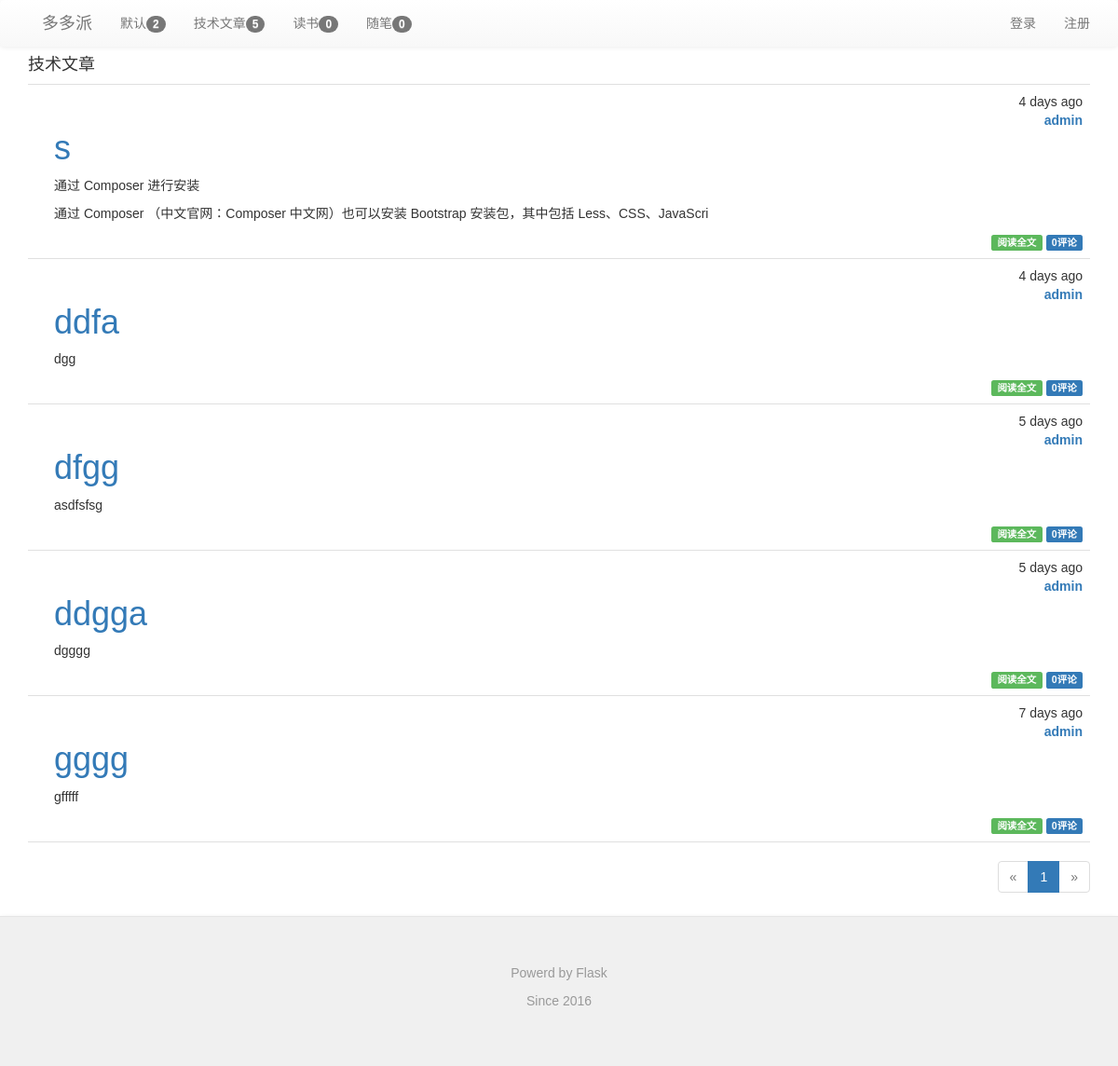
Page /category/2 on the committed database.
### app/models.py (models this page shows, shortened)
class Category(db.Model):
    __tablename__ = 'categories'
    id = db.Column(db.Integer,primary_key=True)
    name = db.Column(db.String(64),unique=True)
    posts = db.relationship('Post',backref='category',lazy='dynamic')

class Post(db.Model):
    __tablename__ = 'posts'
    id = db.Column(db.Integer,primary_key=True)
    title = db.Column(db.Text(128))
    body = db.Column(db.Text)
    body_html = db.Column(db.Text)
    timestamp = db.Column(db.DateTime,index=True,default=datetime.utcnow)
    auth_id = db.Column(db.Integer,db.ForeignKey('users.id'))
    category_id = db.Column(db.Integer,db.ForeignKey('categories.id'))
    comments = db.relationship('Comment',backref='post',lazy='dynamic')
    visits = db.Column(db.Integer,nullable=False,default=int(10))

class User(UserMixin, db.Model):
    __tablename__ = 'users'
    id = db.Column(db.Integer, primary_key=True)
    email = db.Column(db.String(64), unique=True, index=True)
    username = db.Column(db.String(64), unique=True, index=True)
    role_id = db.Column(db.Integer, db.ForeignKey('roles.id'))
    password_hash = db.Column(db.String(128))
    confirmed = db.Column(db.Boolean, default=False)
    name = db.Column(db.String(64))
    location = db.Column(db.String(64))
    about_me = db.Column(db.Text())
    member_since = db.Column(db.DateTime(), default=datetime.utcnow)
    last_seen = db.Column(db.DateTime(), default=datetime.utcnow)
    posts = db.relationship('Post',backref='author',lazy='dynamic')
    followed = db.relationship('Follow',
                               foreign_keys=[Follow.follower_id],
                               backref=db.backref('follower',lazy='joined'),
                               lazy='dynamic',cascade='all,delete-orphan')
    followers = db.relationship('Follow',
                                foreign_keys=[Follow.followed_id],
                                backref=db.backref('followed',lazy='joined'),
                                lazy='dynamic',cascade='all,delete-orphan')
    sendto = db.relationship('Message',
                             foreign_keys=[Message.sendto_id],
                             backref=db.backref('sendto',lazy='joined'),
                             lazy='dynamic',cascade='all,delete-orphan'
                             )
    author = db.relationship('Message',
                             foreign_keys=[Message.author_id],
                             backref=db.backref('author',lazy='joined'),
                             lazy='dynamic',cascade='all,delete-orphan'
                             )
    comments = db.relationship('Comment',backref='author',lazy='dynamic')
    starposts = db.relationship('Post',secondary='stars',backref=db.backref('stared',lazy='joined'),lazy='joined')
    @property
    def password(self):
        raise AttributeError('password is not a readable attribute')

### app/main/views.py (the view)
@main.route('/category/<int:id>')
def category(id):
    category = Category.query.get_or_404(id)
    page = request.args.get('page',1,type=int)
    pagination = category.posts.order_by(Post.timestamp.desc()).paginate(
        page,per_page=current_app.config['FLASKY_POSTS_PER_PAGE'],
        error_out=False
    )
    posts = pagination.items
    return render_template('category.html',category=category,posts=posts,pagination=pagination)

### app/auth/views.py (called while the page is built)
@auth.before_app_request
def before_request():
    if current_user.is_authenticated:
        current_user.ping()
        if not current_user.confirmed \
            and request.endpoint[:5] != 'auth.' \
            and request.endpoint != 'static':
            return redirect(url_for('auth.unconfirmed'))

### app/main/__init__.py (called while the page is built)
@main.app_context_processor
def inject_permission():
    return dict(Permission=Permission)

### app/main/views.py (called while the page is built)
@main.before_app_request
def before_request(): #定义全局变量
    g.categories=Category.query.all()
    g.hotpost = Post.query.order_by(Post.visits.desc()).all()

@main.after_app_request
def after_request(response):
    for query in get_debug_queries():
        if query.duration >= current_app.config['FLASKY_SLOW_DB_QUERY_TIME']:
            current_app.logger.warning(
                'Slow query:%s\nParameters: %s\nDuration: %fs\nContext: %s\n'
                %(query.statement,query.parameters,query.duration,query.context)
            )
    return response

### app/models.py (called while the page is built)
    def can(self, permissions):
        return False

    def is_administrator(self):
        return False

### app/templates/category.html (shortened to what this page needs)
{% extends "base.html" %}
{% import "_macros.html" as macros %}
{% block page_content %}
<h4>{{ category.name }}</h4>
{% include '_posts_thumbnail.html' %}
{% if pagination %}
<div class="pagination">
    {{ macros.pagination_widget(pagination, '.category',id=category.id) }}
</div>
{% endif %}
{% endblock %}

### app/templates/base.html (shortened to what this page needs)
{% extends "bootstrap/base.html" %}
{% block head %}
{{ super() }}
<link rel="stylesheet" type="text/css" href="{{ url_for('static', filename='css/bootstrap.css') }}">
<link rel="stylesheet" type="text/css" href="{{ url_for('static', filename='css/bootstrap.min.css') }}">
<link rel="stylesheet" type="text/css" href="{{ url_for('static', filename='css/bootstrap-theme.css') }}">
<link rel="stylesheet" type="text/css" href="{{ url_for('static', filename='css/bootstrap-theme.min.css') }}">
<link rel="stylesheet" type="text/css" href="{{ url_for('static', filename='styles.css') }}">
{% endblock %}
{% block navbar %}
<div class="nav navbar-default">
    <div class="container">
        <div class="navbar-header">
            <a class="navbar-brand" href="/">多多派</a>
        </div>
            <ul class="nav navbar-nav">
            {% for category in g.categories %}
                <li><a href="{{ url_for('main.category',id=category.id)}}">{{category.name}}<span class="badge">{{category.posts.count()}}</span></a></li>
            {% endfor %}
            </ul>
            <ul class="nav navbar-nav navbar-right">
                <li><a href="{{url_for('auth.register')}}">注册</a></li>
            </ul>
            <ul class="nav navbar-nav navbar-right">
                {% if current_user.is_authenticated %}
                <li class="dropdown">
                    <a href="#" class="dropdown-toggle" data-toggle="dropdown">{{current_user.username}}的账号<b class="caret"></b></a>
                    <ul class="dropdown-menu">
                        <li><a href="{{ url_for('auth.change_password') }}">修改密码</a></li>
                        <li><a href="{{ url_for('auth.change_email_request') }}">修改邮箱</a></li>
                        <li><a href="{{ url_for('main.profile',username=current_user.username) }}">用户资料</a></li>
                        <li><a href="{{ url_for('auth.logout') }}">退出登录</a></li>
                    </ul>
                </li>
                {% else %}
                <li><a href="{{ url_for('auth.login') }}">登录</a></li>
                {% endif %}
             </ul>
        </div>
   </div>
{% endblock %}
{% block content %}
<div class="container">
    {% block page_content %}{% endblock %}
</div>
<div class="nav navbar-default">
  <footer class="blog-footer">
      <p>Powerd by Flask</p>
      <p>Since 2016</p>
  </footer>
</div>
{% endblock %}

### app/templates/_posts_thumbnail.html (shortened to what this page needs)
<ul class="posts">
    {% for post in posts %}
    <li class="post">
        <div class="post-content">
            <div class="post-date">{{ moment(post.timestamp).fromNow() }}</div><br/>
            <div class="post-auth"><a href="{{ url_for('.profile',username=post.author.username) }}">{{ post.author.username }}</a></div>
            <div class="post-title text-primary">
                {% if post.title %}
                <h1>{{ post.title }}</h1>
                {% endif %}
            </div>
            <div class="post-body">
                {% if post.body_html %}
                    {{ post.body_html[:100]| safe }}
                {% else %}
                    {{ post.body[:100] }}
                {% endif %}
            </div>
            <div class="post-footer">
                <a href="{{ url_for('.post',id=post.id) }}">
                    <span class="label label-success">阅读全文</span>
                </a>
                <a href="{{ url_for('.post',id=post.id) }}#comments">
                    <span class="label label-primary">{{ post.comments.count() }}评论</span>
                </a>
            </div>
        </div>
    </li>
    {% endfor %}
</ul>

### app/static/styles.css (style rules this page uses)
body,button, input, select, textarea,h1 ,h2, h3, h4, h5, h6 { font-family: Microsoft YaHei , Tahoma, Helvetica, Arial, "\5b8b\4f53"; }
ul.posts { list-style-type: none; padding: 0px; margin: 0px 0px 0px 0px; border-top: 1px solid #e0e0e0; }
ul.posts li.post { padding: 8px; border-bottom: 1px solid #e0e0e0; }
div.post-date { float: right; }
div.post-auth { float: right; font-weight: bold; }
div.post-content { margin-left: 20px; min-height: 20px; }
div.post-footer { text-align:right; }
div.pagination { width: 100%; text-align: right; padding: 0px; margin: 0px; }
footer.blog-footer { padding: 50px; color: #999; text-align: center; background-color: #f0f0f0; border-top: 1px solid #e5e5e5; }

### rows in the picture
Category: name "默认", posts.count "2"
Category: name "技术文章", posts.count "5"
Category: name "读书", posts.count "0"
Category: name "随笔", posts.count "0"
Post: timestamp "4 days ago", author.username "admin", title "s", body_html "通过 Composer 进行安装 通过 Composer （中文官网：Composer 中文网）也可以安装 Bootstrap 安装包，其中包括 Less、CSS、JavaScri", comments.count "0"
Post: timestamp "4 days ago", author.username "admin", title "ddfa", body_html "dgg", comments.count "0"
Post: timestamp "5 days ago", author.username "admin", title "dfgg", body_html "asdfsfsg", comments.count "0"
Post: timestamp "5 days ago", author.username "admin", title "ddgga", body_html "dgggg", comments.count "0"
Post: timestamp "7 days ago", author.username "admin", title "gggg", body_html "gfffff", comments.count "0"

### other values in the picture
{{ p }} "1"
